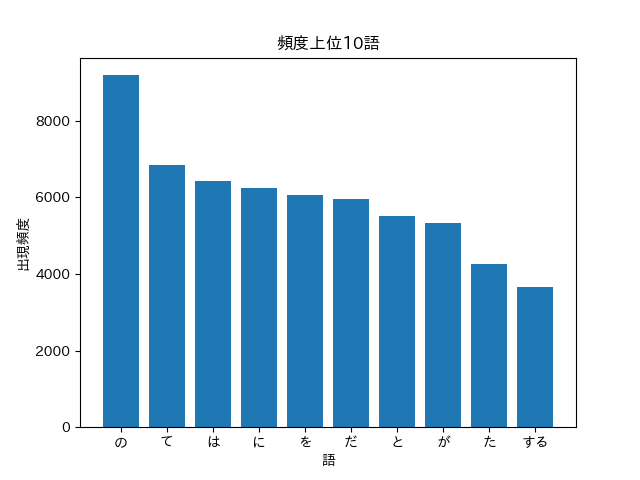

Here is the Python script that generated this plot:
from knock35 import word_dict
import numpy as np
import matplotlib.pyplot as plt
import japanize_matplotlib
from collections import OrderedDict

top10 = OrderedDict(sorted(word_dict.items(), key = lambda x:x[1], reverse=True)[:10]) 


label = []
data = []

for k,v in top10.items():
    label.append(k)
    data.append(v)
x = [1,2,3,4,5,6,7,8,9,10]
plt.bar(x,data)
plt.xticks(x,label)
plt.xlabel("語")
plt.ylabel("出現頻度")
plt.title("頻度上位10語")
#plt.savefig("knock36.png")